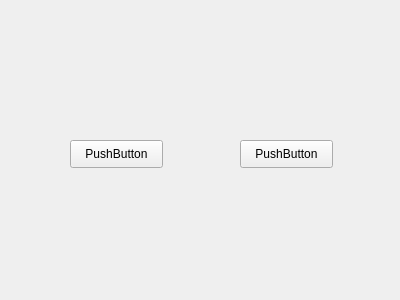
<?xml version="1.0" encoding="UTF-8"?>
<ui version="4.0">
 <class>dig</class>
 <widget class="QWidget" name="dig">
  <property name="geometry">
   <rect>
    <x>0</x>
    <y>0</y>
    <width>400</width>
    <height>300</height>
   </rect>
  </property>
  <property name="windowTitle">
   <string>Form</string>
  </property>
  <widget class="QPushButton" name="pushButton">
   <property name="geometry">
    <rect>
     <x>70</x>
     <y>140</y>
     <width>93</width>
     <height>28</height>
    </rect>
   </property>
   <property name="text">
    <string>PushButton</string>
   </property>
  </widget>
  <widget class="QPushButton" name="pushButton_2">
   <property name="geometry">
    <rect>
     <x>240</x>
     <y>140</y>
     <width>93</width>
     <height>28</height>
    </rect>
   </property>
   <property name="text">
    <string>PushButton</string>
   </property>
  </widget>
 </widget>
 <resources/>
 <connections>
  <connection>
   <sender>pushButton</sender>
   <signal>clicked()</signal>
   <receiver>dig</receiver>
   <slot>hide()</slot>
   <hints>
    <hint type="sourcelabel">
     <x>133</x>
     <y>155</y>
    </hint>
    <hint type="destinationlabel">
     <x>125</x>
     <y>213</y>
    </hint>
   </hints>
  </connection>
  <connection>
   <sender>pushButton_2</sender>
   <signal>clicked()</signal>
   <receiver>dig</receiver>
   <slot>close()</slot>
   <hints>
    <hint type="sourcelabel">
     <x>288</x>
     <y>153</y>
    </hint>
    <hint type="destinationlabel">
     <x>336</x>
     <y>236</y>
    </hint>
   </hints>
  </connection>
 </connections>
</ui>
